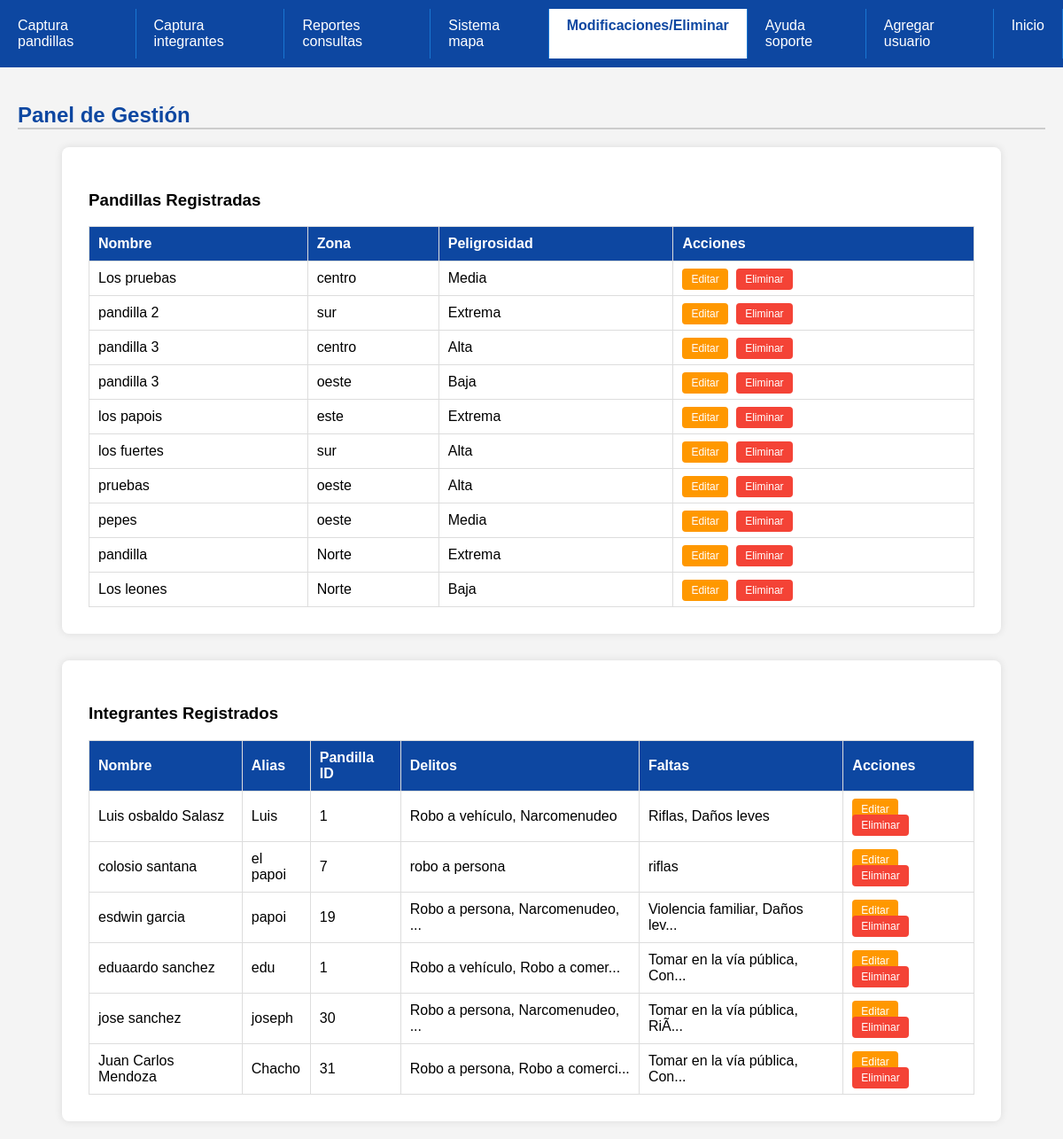
The page /diez.php (signed in) on the database its author committed.
### tables this page shows
CREATE TABLE `pandillas` (
  `id_pandilla` int(11) NOT NULL,
  `nombre` varchar(100) DEFAULT NULL,
  `alias` varchar(100) DEFAULT NULL,
  `descripcion` varchar(255) DEFAULT NULL,
  `id_lider_actual` varchar(50) DEFAULT NULL,
  `num_integrantes_aproximado` int(11) DEFAULT NULL,
  `rango_edades` varchar(100) DEFAULT NULL,
  `horario_reunion` varchar(100) DEFAULT NULL,
  `peligrosidad` varchar(100) DEFAULT NULL,
  `redes_sociales` varchar(100) DEFAULT NULL,
  `lugar_reunion` varchar(100) DEFAULT NULL,
  `latitud_reunion` varchar(100) DEFAULT NULL,
  `longitud_reunion` varchar(100) DEFAULT NULL,
  `fecha_registro` datetime DEFAULT current_timestamp(),
  `pandillas_rivales_texto` varchar(100) DEFAULT NULL,
  `zona` varchar(30) NOT NULL,
  `delitos_pandillas` text NOT NULL,
  `faltas_pandillas` text NOT NULL
);

CREATE TABLE `integrantes` (
  `id_integrante` int(11) NOT NULL,
  `id_pandilla` int(11) DEFAULT NULL,
  `nombres` varchar(100) DEFAULT NULL,
  `apellido_paterno` varchar(100) DEFAULT NULL,
  `apellido_materno` varchar(100) DEFAULT NULL,
  `alias` varchar(100) DEFAULT NULL,
  `informacion_adicional` varchar(255) DEFAULT NULL,
  `delitos_asociados` text DEFAULT NULL,
  `faltas_cometidas` text DEFAULT NULL,
  `fecha_nacimiento` date DEFAULT NULL,
  `redes_sociales` varchar(100) DEFAULT NULL,
  `direccion_vivienda` varchar(100) DEFAULT NULL,
  `latitud_vivienda` varchar(100) DEFAULT NULL,
  `longitud_vivienda` varchar(100) DEFAULT NULL,
  `fotografia` varchar(100) DEFAULT NULL
);

### diez.php (the view, shortened to what this page needs)
<?php
include 'conexion.php';
$vista = 'lista';
?>
<!DOCTYPE html>
<html lang="es">
<head>
</head>
<body>
    <div class="top-nav" id="adminNav">
        <a class="nav-item" href="cuatro.php">Captura pandillas</a>
        <a class="nav-item" href="cinco.php">Captura integrantes</a>
        <a class="nav-item" href="seis.php">Reportes consultas</a>
        <a class="nav-item" href="siete.php">Sistema mapa</a>
        <a class="nav-item active" href="diez.php">Modificaciones/Eliminar</a>
        <a class="nav-item" href="ocho.php">Ayuda soporte</a>
        <a class="nav-item" href="nueve.php">Agregar usuario</a>
        <a class="nav-item" href="tres.php">Inicio</a>
    </div>
    <div class="main-content">
        <?php if ($vista == 'lista'): ?>
            <h2 style="color: #0d47a1; border-bottom: 2px solid #ccc;">Panel de Gestión</h2>
            <div class="form-container" style="margin-bottom: 30px;">
                <h3>Pandillas Registradas</h3>
                <table>
                    <thead><tr><th>Nombre</th><th>Zona</th><th>Peligrosidad</th><th>Acciones</th></tr></thead>
                    <tbody>
                        <?php
                        $res = $conn->query("SELECT * FROM Pandillas LIMIT 50");
                        while($r = $res->fetch_assoc()) {
                            echo "<tr>
                                    <td>{$r['nombre']}</td>
                                    <td>{$r['zona']}</td>
                                    <td>{$r['peligrosidad']}</td>
                                    <td>
                                        <a href='diez.php?edit_pandilla={$r['id_pandilla']}' class='btn btn-edit'>Editar</a>
                                        <a href='diez.php?delete_pandilla={$r['id_pandilla']}' class='btn btn-del' onclick='return confirm(\"¿Borrar esta pandilla?\")'>Eliminar</a>
                                    </td>
                                  </tr>";
                        }
                        ?>
                    </tbody>
                </table>
            </div>
            <div class="form-container">
                <h3>Integrantes Registrados</h3>
                <table>
                    <thead><tr><th>Nombre</th><th>Alias</th><th>Pandilla ID</th><th>Delitos</th><th>Faltas</th><th>Acciones</th></tr></thead>
                    <tbody>
                        <?php
                        $res = $conn->query("SELECT * FROM integrantes LIMIT 50");
                        while($r = $res->fetch_assoc()) {
                            $delitos_display = strlen($r['delitos_asociados']) > 30 ? substr($r['delitos_asociados'], 0, 30) . '...' : $r['delitos_asociados'];
                            $faltas_display = strlen($r['faltas_cometidas']) > 30 ? substr($r['faltas_cometidas'], 0, 30) . '...' : $r['faltas_cometidas'];
                            echo "<tr>
                                    <td>{$r['nombres']} {$r['apellido_paterno']}</td>
                                    <td>{$r['alias']}</td>
                                    <td>{$r['id_pandilla']}</td>
                                    <td>{$delitos_display}</td>
                                    <td>{$faltas_display}</td>
                                    <td>
                                        <a href='diez.php?edit_integrante={$r['id_integrante']}' class='btn btn-edit'>Editar</a>
                                        <a href='diez.php?delete_integrante={$r['id_integrante']}' class='btn btn-del' onclick='return confirm(\"¿Borrar este integrante?\")'>Eliminar</a>
                                    </td>
                                  </tr>";
                        }
                        ?>
                    </tbody>
                </table>
            </div>
        <?php endif; ?>
    </div>
</body>
</html>

### diez.php (style rules this page uses)
body { font-family: Arial, sans-serif; margin: 0; padding: 0; background-color: #f4f4f4; display: flex; flex-direction: column; min-height: 100vh; }
.top-nav { background-color: #0d47a1; color: white; padding: 10px 0; display: flex; }
.nav-item { padding: 10px 20px; cursor: pointer; text-decoration: none; color: white; border-right: 1px solid #1976d2; }
.nav-item.active { background-color: white; color: #0d47a1; font-weight: bold; }
.main-content { padding: 20px; flex-grow: 1; }
.form-container { background-color: white; padding: 30px; border-radius: 8px; box-shadow: 0 0 10px rgba(0,0,0,0.1); max-width: 1000px; margin: 0 auto; }
table { width: 100%; border-collapse: collapse; margin-top: 10px; }
th, td { padding: 10px; border: 1px solid #ddd; text-align: left; }
th { background-color: #0d47a1; color: white; }
.btn { padding: 5px 10px; text-decoration: none; color: white; border-radius: 4px; font-size: 12px; margin-right: 5px; }
.btn-edit { background-color: #FF9800; }
.btn-del { background-color: #F44336; }

### rows shown on the page
pandillas: nombre "Los pruebas", zona "centro", peligrosidad "Media"
pandillas: nombre "pandilla 2", zona "sur", peligrosidad "Extrema"
pandillas: nombre "pandilla 3", zona "centro", peligrosidad "Alta"
pandillas: nombre "pandilla 3", zona "oeste", peligrosidad "Baja"
pandillas: nombre "los papois", zona "este", peligrosidad "Extrema"
pandillas: nombre "los fuertes", zona "sur", peligrosidad "Alta"
pandillas: nombre "pruebas", zona "oeste", peligrosidad "Alta"
pandillas: nombre "pepes", zona "oeste", peligrosidad "Media"
pandillas: nombre "pandilla", zona "Norte", peligrosidad "Extrema"
pandillas: nombre "Los leones", zona "Norte", peligrosidad "Baja"
integrantes: nombres "Luis osbaldo", apellido_paterno "Salasz", alias "Luis", id_pandilla "1", delitos_asociados "Robo a vehículo, Narcomenudeo", faltas_cometidas "Riflas, Daños leves"
integrantes: nombres "colosio", apellido_paterno "santana", alias "el papoi", id_pandilla "7", delitos_asociados "robo a persona", faltas_cometidas "riflas"
integrantes: nombres "esdwin", apellido_paterno "garcia", alias "papoi", id_pandilla "19", delitos_asociados "Robo a persona, Narcomenudeo, ...", faltas_cometidas "Violencia familiar, Daños lev..."
integrantes: nombres "eduaardo", apellido_paterno "sanchez", alias "edu", id_pandilla "1", delitos_asociados "Robo a vehículo, Robo a comer...", faltas_cometidas "Tomar en la vía pública, Con..."
integrantes: nombres "jose", apellido_paterno "sanchez", alias "joseph", id_pandilla "30", delitos_asociados "Robo a persona, Narcomenudeo, ...", faltas_cometidas "Tomar en la vía pública, RiÃ..."
integrantes: nombres "Juan Carlos", apellido_paterno "Mendoza", alias "Chacho", id_pandilla "31", delitos_asociados "Robo a persona, Robo a comerci...", faltas_cometidas "Tomar en la vía pública, Con..."
